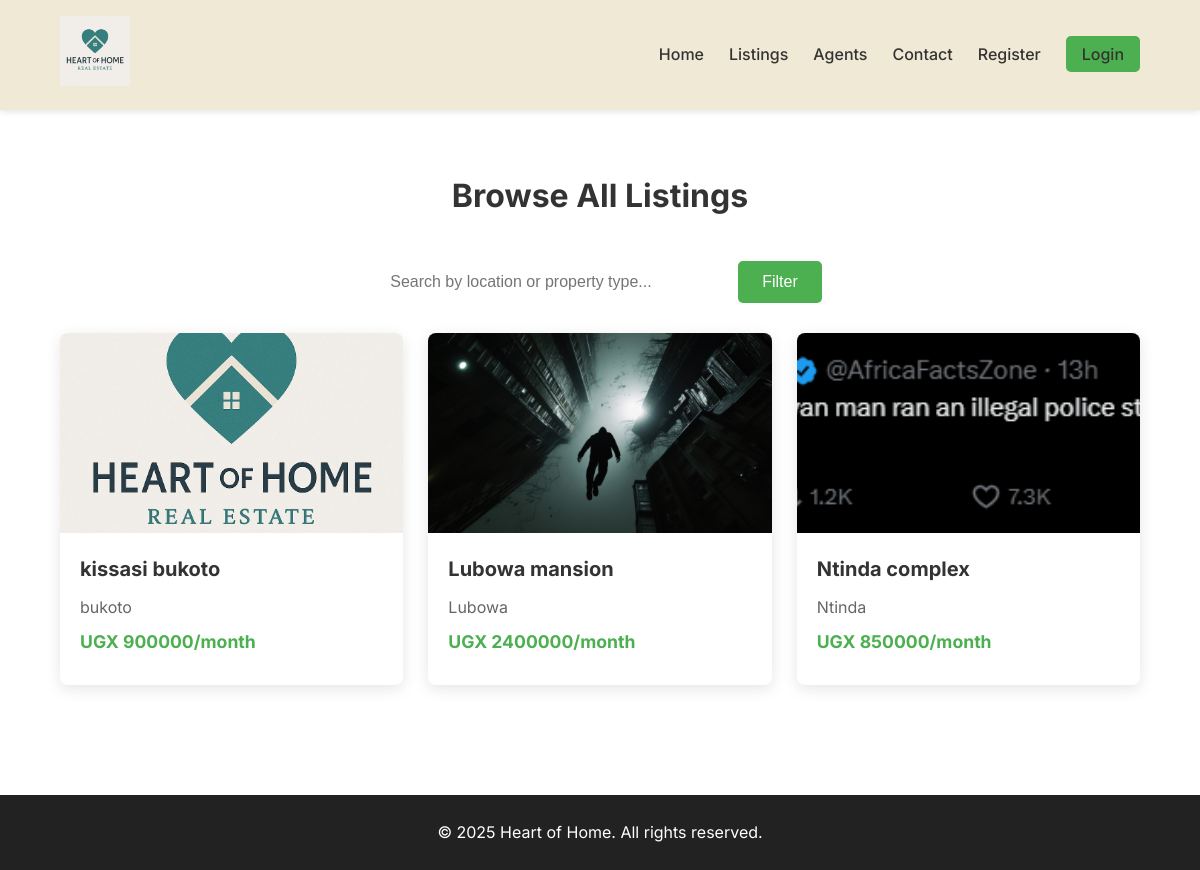
/listings/, run on the app's committed database.
### listings/models.py (models this page shows, shortened)
class Listing(models.Model):
    title = models.CharField(max_length=150)
    price = models.DecimalField(max_digits=12, decimal_places=2)
    location = models.CharField(max_length=150)
    description = models.TextField()
    bedrooms = models.PositiveIntegerField()
    bathrooms = models.PositiveIntegerField()
    sqft = models.PositiveIntegerField()
    main_image = models.ImageField(upload_to='listings/')
    is_featured = models.BooleanField(default=False)
    is_available = models.BooleanField(default=True)
    created_at = models.DateTimeField(auto_now_add=True)
    owner = models.ForeignKey(User, on_delete=models.CASCADE)
    saved_by = models.ManyToManyField(User, related_name='saved_listings', blank=True)

### listings/views.py (the view)
# urls.py: path('', views.all_listings_view, name='all-listings'),
def all_listings_view(request):
    query = request.GET.get('q', '')
    listings = Listing.objects.filter(is_available=True).order_by('-created_at')
    if query:
        listings = listings.filter(
            Q(title__icontains=query) |
            Q(location__icontains=query)
        ).distinct()
    context = {'listings': listings, 'query': query}
    return render(request, 'listings/all_listings.html', context)

### listings/templates/listings/all_listings.html (shortened to what this page needs)
{% extends 'base.html' %}
{% block content %}
    <section class="listings">
        <h1>Browse All Listings</h1>
        <form class="search-form" method="get">
            <input type="text" name="q" placeholder="Search by location or property type..."
                   value="{{ request.GET.q }}">
            <button type="submit">Filter</button>
        </form>
        <div class="card-grid">
            {% for listing in listings %}
                <div class="card">
                    <a href="{% url 'listing-detail' listing.pk %}">
                        {% if listing.main_image %}
                            <img src="{{ listing.main_image.url }}" alt="{{ listing.title }}">
                        {% endif %}
                    </a>
                    <div class="card-body">
                        <h3>{{ listing.title }}</h3>
                        <p>{{ listing.location }}</p>
                        <p class="price">UGX {{ listing.price|floatformat:0 }}/month</p>
                    </div>
                </div>
            {% empty %}
                <p>No listings match your search.</p>
            {% endfor %}
        </div>
    </section>
{% endblock %}

### static/css/styles.css (style rules this page uses)
* { margin: 0; padding: 0; box-sizing: border-box; }
body { font-family: 'Inter', sans-serif; line-height: 1.6; background-color: #ffffff; color: #333; }
.search-form { display: flex; justify-content: center; gap: 10px; }
.search-form input { padding: 12px; width: 350px; border-radius: 5px; border: none; font-size: 1rem; }
.search-form button { padding: 12px 24px; background: #4CAF50; border: none; color: white; border-radius: 5px; cursor: pointer; font-size: 1rem; }
.listings { padding: 60px 0; }
.listings h1, .listings h2 { text-align: center; font-size: 2rem; margin-bottom: 40px; }
.card-grid { display: grid; grid-template-columns: repeat(auto-fill, minmax(300px, 1fr)); gap: 25px; margin-top: 30px; }
.card { background: #fff; border-radius: 8px; overflow: hidden; box-shadow: 0 4px 15px rgba(0, 0, 0, 0.1); transition: transform 0.3s ease, box-shadow 0.3s ease; }
.card img { width: 100%; height: 200px; object-fit: cover; display: block; }
.card-body { padding: 20px; }
.card-body h3 { margin-bottom: 10px; font-size: 1.25rem; }
.card-body p { font-size: 1rem; margin-bottom: 8px; color: #666; }
.card-body .price { color: #4CAF50; font-weight: bold; font-size: 1.1rem; }

### data on the page
Listing: main_image (picture), title "kissasi bukoto", location "bukoto", price "900000"
Listing: main_image (picture), title "Lubowa mansion", location "Lubowa", price "2400000"
Listing: main_image (picture), title "Ntinda complex", location "Ntinda", price "850000"
